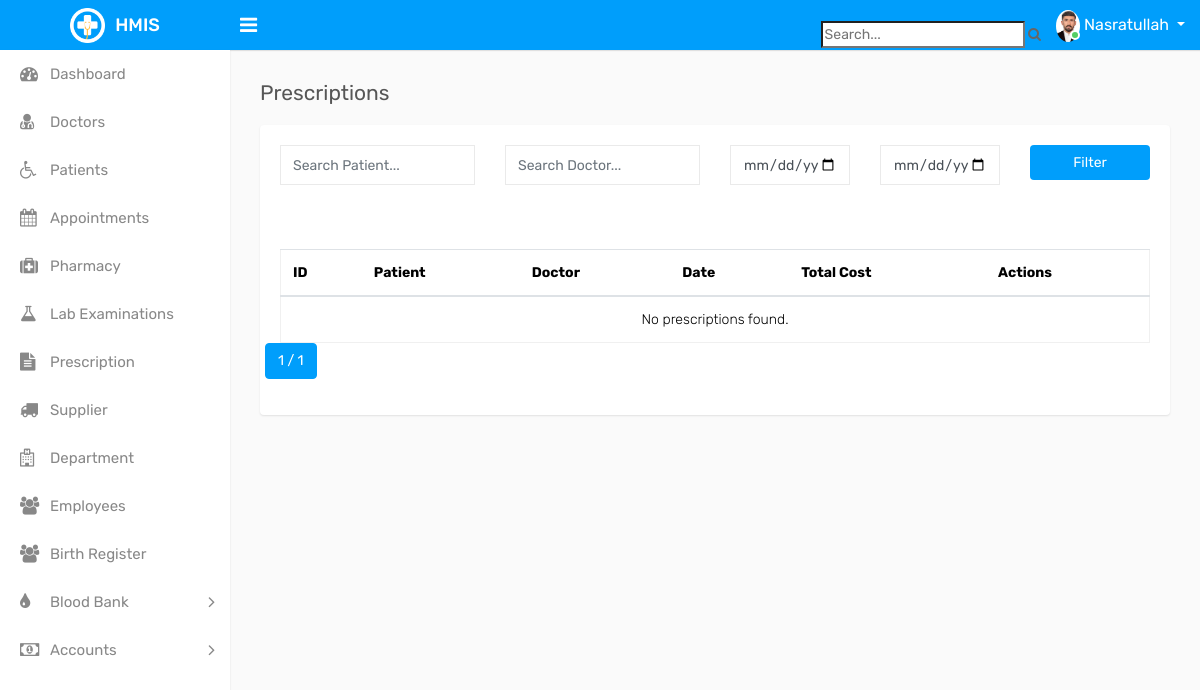
The app's page /prescription/ (signed in), older data.
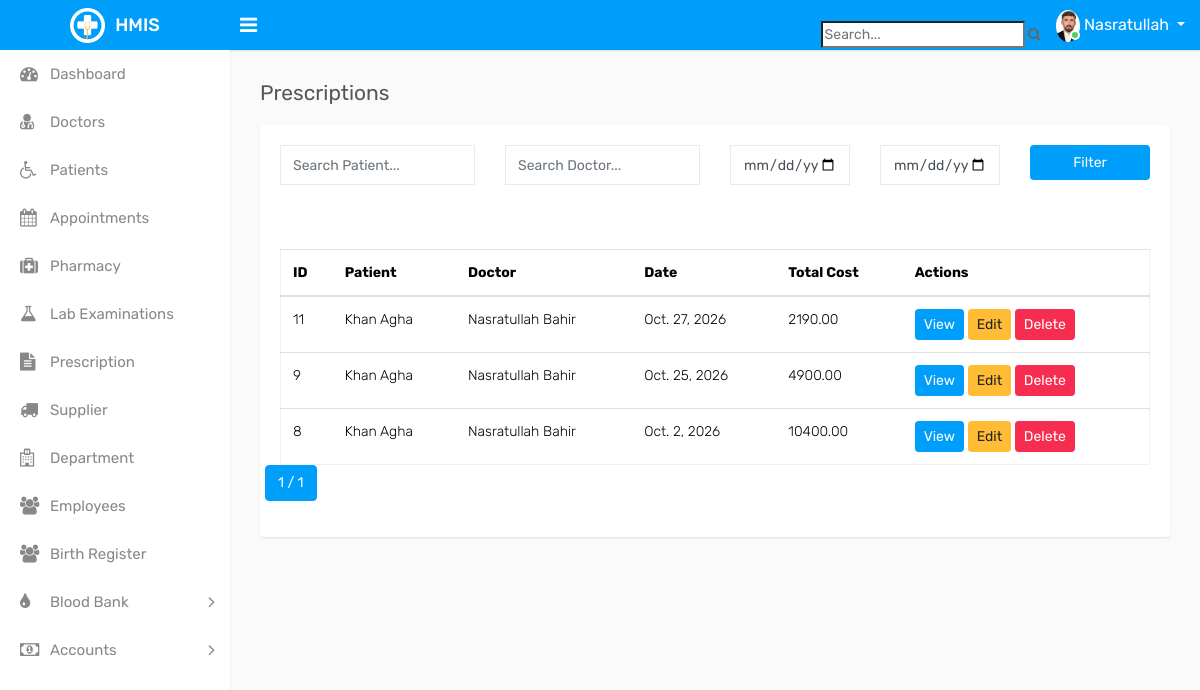
The same page, newer data.
### pharmacy/models.py (models this page shows, shortened)
class Prescription(models.Model):
    patient = models.ForeignKey(Patient, on_delete=models.CASCADE)
    doctor = models.ForeignKey(Doctor, on_delete=models.CASCADE)
    medicines = models.ManyToManyField("Medicine", through="PrescriptionItem")
    diagnosis = models.TextField()
    regimen = models.TextField()
    date = models.DateField(default=timezone.now)
    def total_cost(self):
        return sum(item.total_price() for item in self.items.all())

class Patient(models.Model):
    GENDER_CHOICES = [
        ('M', 'Male'),
        ('F', 'Female')
    ]
    department = models.ForeignKey(Department, on_delete=models.SET_NULL, null=True)
    full_name = models.CharField(max_length=100)
    age = models.IntegerField()
    gender = models.CharField(max_length=1, choices=GENDER_CHOICES)
    contact = models.CharField(max_length=15)
    address = models.TextField()
    sick_type = models.TextField()
    registration_date = models.DateField(default=timezone.now)

class Doctor(models.Model):
    GENDER_CHOICES = [
        ('M', 'Male'),
        ('F', 'Female')
    ]
    photo = models.ImageField(
        upload_to='doctors/',
        blank=True,
        null=True
    )
    department = models.ForeignKey(Department, on_delete=models.SET_NULL, null=True)
    user = models.OneToOneField(User, on_delete=models.CASCADE)
    full_name = models.CharField(max_length=100)
    gender = models.CharField(max_length=1, choices=GENDER_CHOICES)
    contact = models.CharField(max_length=15)
    email = models.EmailField()
    address = models.TextField()
    available_days = models.CharField(max_length=100)
    specialization = models.CharField(max_length=100)
    education = models.TextField()
    experience = models.TextField()

class PrescriptionItem(models.Model):
    prescription = models.ForeignKey(
        Prescription,
        on_delete=models.CASCADE,
        related_name="items"
    )
    medicine = models.ForeignKey(Medicine, on_delete=models.CASCADE)
    quantity = models.PositiveIntegerField()
    dosage = models.CharField(max_length=100)
    class Meta:
        constraints = [
            models.UniqueConstraint(
                fields=["prescription","medicine"],
                name="unique_medicine_per_prescription"
            ),
            models.CheckConstraint(
                condition=models.Q(quantity__gt=0),
                name="prescription_item_quantity_gt_zero"
            ),
        ]
    def total_price(self):
        return self.medicine.selling_price * self.quantity

class Medicine(models.Model):
    name = models.CharField(max_length=100)
    generic_name = models.CharField(max_length=100, blank=True, null=True)
    supplier = models.ForeignKey(Supplier, on_delete=models.CASCADE)
    batch_no = models.CharField(max_length=50, unique=True)
    description = models.TextField(blank=True, null=True)
    expiry_date = models.DateField()
    quantity = models.PositiveIntegerField(default=0)
    is_active = models.BooleanField(default=True)
    purchase_price = models.DecimalField(max_digits=10, decimal_places=2)
    selling_price = models.DecimalField(max_digits=10, decimal_places=2)

### pharmacy/views.py (the view)
# urls.py: path('prescription/', views.prescription_list, name='prescription_list'),
@login_required
def prescription_list(request):
    prescriptions = Prescription.objects.all().order_by("-date")
    patient = request.GET.get('patient')
    doctor = request.GET.get('doctor')
    start_date = request.GET.get('start_date')
    end_date = request.GET.get('end_date')
    if patient:
        prescriptions = prescriptions.filter(patient__full_name__icontains=patient)
    if doctor:
        prescriptions = prescriptions.filter(doctor__full_name__icontains=doctor)
    if start_date and end_date:
        prescriptions = prescriptions.filter(date__range=[start_date, end_date])
    paginator = Paginator(prescriptions.order_by('-date'), 10)
    page_number = request.GET.get('page')
    page_obj = paginator.get_page(page_number)
    return render(request, 'prescription/prescription_list.html', {
        'page_obj': page_obj,
    })

### pharmacy/templatetags/group_tags.py (called while the page is built)
@register.filter(name='has_group')
def has_group(user, group_name):
    return user.groups.filter(name=group_name).exists()

### pharmacy/templates/prescription/prescription_list.html (shortened to what this page needs)
{% extends "base.html" %}
{% load static %}
{% load group_tags %}
{% block content %}
<div class="page-wrapper">
  <div class="content">
    <div class="page-header">
      <div class="row">
        <div class="col-sm-12">
          <h3 class="page-title">Prescriptions</h3>
        </div>
      </div>
    </div>
    <div class="card">
      <div class="card-body">
        <form method="get" class="row mb-4">
          <div class="col-md-3">
            <input type="text" name="patient" class="form-control" placeholder="Search Patient..."
              value="{{ request.GET.patient}}">
          </div>
          <div class="col-md-3">
            <input type="text" name="doctor" class="form-control" placeholder="Search Doctor..."
              value="{{ request.GET.doctor }}">
          </div>
          <div class="col-md-2">
            <input type="date" name="start_date" class="form-control" value="{{ request.GET.start_date }}">
          </div>
          <div class="col-md-2">
            <input type="date" name="end_date" class="form-control" value="{{ request.GET.end_date }}">
          </div>
          <div class="col-md-2">
            <button type="submit" class="btn btn-primary w-100">Filter</button>
          </div>
        </form>
        <div class="d-flex justify-content-between mb-3">
        </div>
        <div class="row">
          <div class="col-md-12">
            <div class="table-responsive">
              <table id="dynamic-table" class="table table-striped table-bordered table-hover">
                <table class="table table-hover table-center mb-0">
                  <thead>
                    <tr>
                      <th>ID</th>
                      <th>Patient</th>
                      <th>Doctor</th>
                      <th>Date</th>
                      <th>Total Cost</th>
                      <th>Actions</th>
                    </tr>
                  </thead>
                  <tbody>
                    {% for prescription in page_obj %}
                    <tr>
                      <td>{{ prescription.id }}</td>
                      <td>{{ prescription.patient.full_name }}</td>
                      <td>{{ prescription.doctor.full_name }}</td>
                      <td>{{ prescription.date }}</td>
                      <td>{{ prescription.total_cost }}</td>
                      <td>
                        <a href="{% url 'prescription_detail' prescription.pk %}" class="btn btn-sm btn-info">View</a>
                        {% if user|has_group:"Admin" %}
                        <a href="{% url 'prescription_edit' prescription.pk %}" class="btn btn-sm btn-warning">Edit</a>
                        <a href="{% url 'prescription_delete' prescription.pk %}"
                          class="btn btn-sm btn-danger">Delete</a>
                        {% endif %}
                      </td>
                    </tr>
                    {% empty %}
                    <tr>
                      <td colspan="6" class="text-center">No prescriptions found.</td>
                    </tr>
                    {% endfor %}
                  </tbody>
                </table>
            </div>
          </div>
            <nav aria-label="Page navigation">
              <ul class="pagination justify-content-center">
                <li class="page-item active">
                  <span class="page-link">
                    {{ page_obj.number }} / {{ page_obj.paginator.num_pages }}
                  </span>
                </li>
              </ul>
            </nav>
        </div>
      </div>
    </div>
  </div>
</div>
{% endblock %}

Row changes from the older to the newer data that the page shows:
added Prescription: id "11", patient.full_name "Khan Agha", doctor.full_name "Nasratullah Bahir", date "Oct. 27, 2026", total_cost "2190.00"
added Prescription: id "9", patient.full_name "Khan Agha", doctor.full_name "Nasratullah Bahir", date "Oct. 25, 2026", total_cost "4900.00"
added Prescription: id "8", patient.full_name "Khan Agha", doctor.full_name "Nasratullah Bahir", date "Oct. 2, 2026", total_cost "10400.00"
Text that changed along with them:
text no longer shown: "No prescriptions found."
